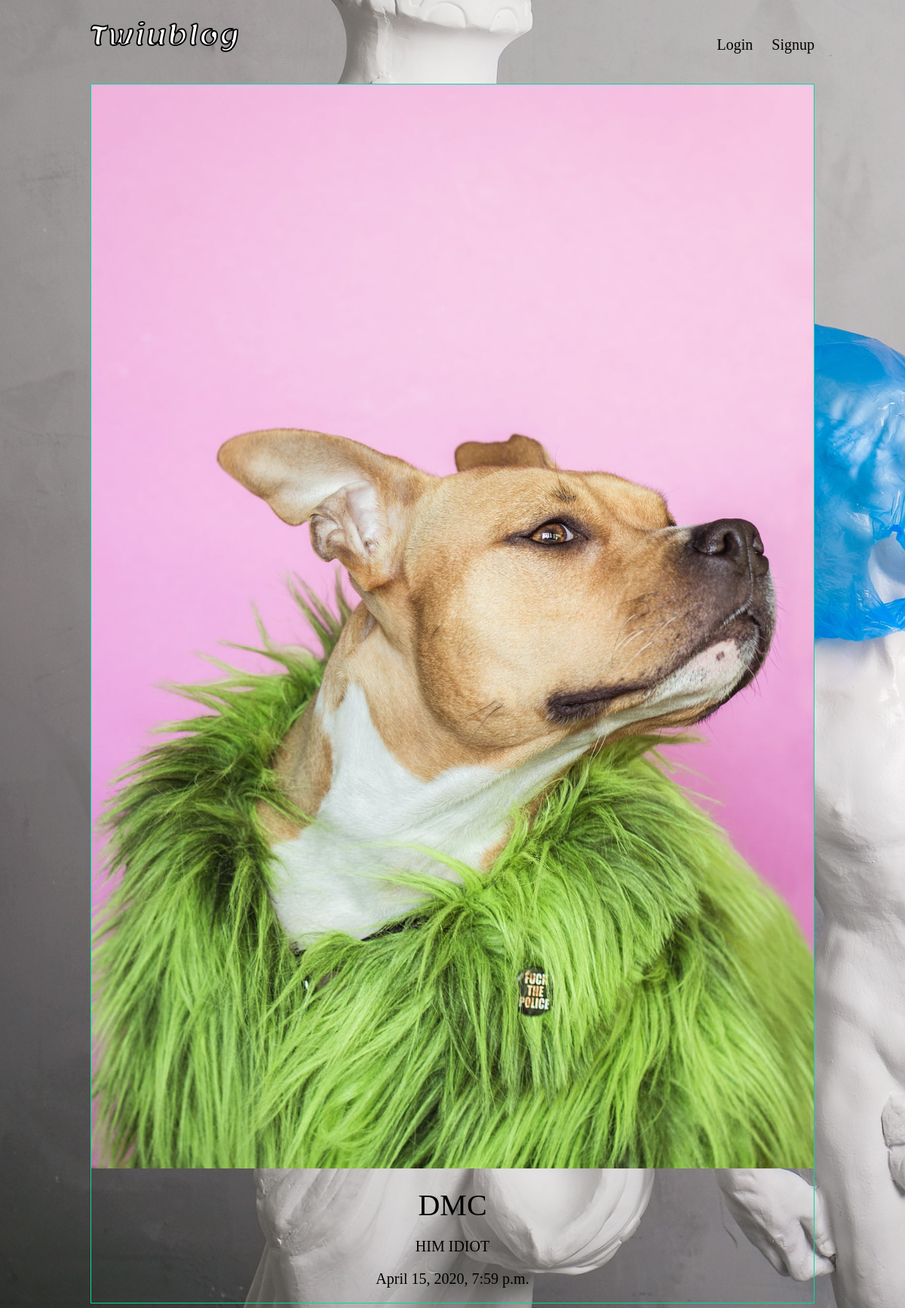
The app's page /articles/dmc/ with its own data.
### articles/models.py (models this page shows, shortened)
class Article (models.Model):
    title=models.CharField(max_length=100)
    slug = models.SlugField()
    body = models.TextField()
    date = models.DateTimeField(auto_now_add=True)
    thumb = models.ImageField(default='default.png', blank=True)
    author = models.ForeignKey(User, default=None, on_delete=models.DO_NOTHING)

### articles/views.py (the view)
# urls.py: re_path(r'^(?P<slug>[\w-]+)/$',views.article_detail, name="detail")
def article_detail(request, slug):
    article=Article.objects.get(slug=slug)
    return render(request, 'articles/article_detail.html', {'article':article})

### articles/templates/articles/article_detail.html
{% extends 'base_layout.html'%}
{% block content %}
<div class="article-detail">
    <div class="article">
        <img src="{{article.thumb.url}}">
        <h2>{{article.title}}</h2>
        <p>{{article.body}}</p>
        <p>{{article.date}}</p>
    </div>
</div>
{% endblock %}

### assets/styles.css (style rules this page uses)
body { background-color: #0f121f; background-image: url(background.jpg); background-repeat: no-repeat; background-size: cover; color: rgb(0, 0, 0); font-size: 20px; }
body * { font-family: Georgia; }
h1,h2,h3,h4,h5 { font-weight: normal; margin: 0; }
.article { padding: 10px; border: 1px solid #00dba0; position:relative; padding-bottom: 40px; }
.article h2 { font-size: 1.2em; }
.article-detail .article { padding: 0; }
.article-detail .article img { max-width: 100%; }
.article-detail .article h2 { text-align: center; margin: 20px auto; font-size: 2em; }
.article-detail .article p { text-align: center; }

### records on screen
Article: thumb (picture), title "DMC", body "HIM IDIOT", date "April 15, 2020, 7:59 p.m."
